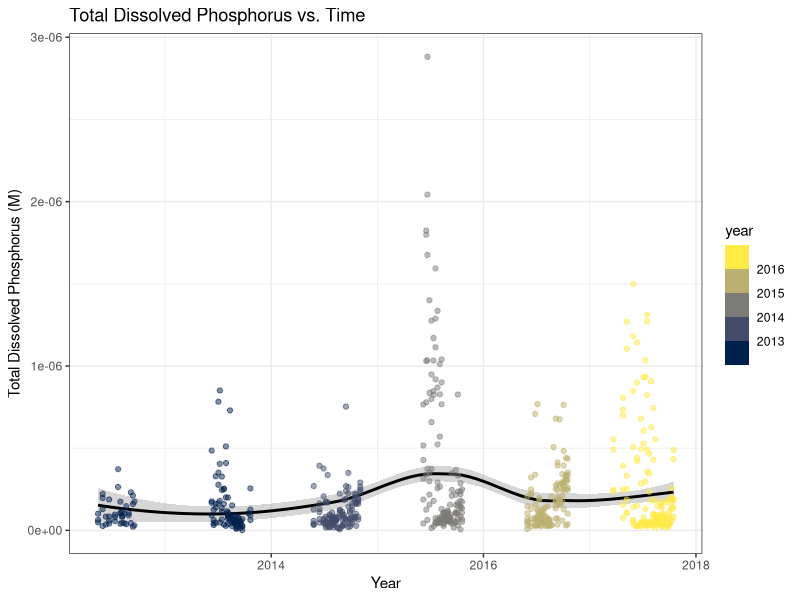
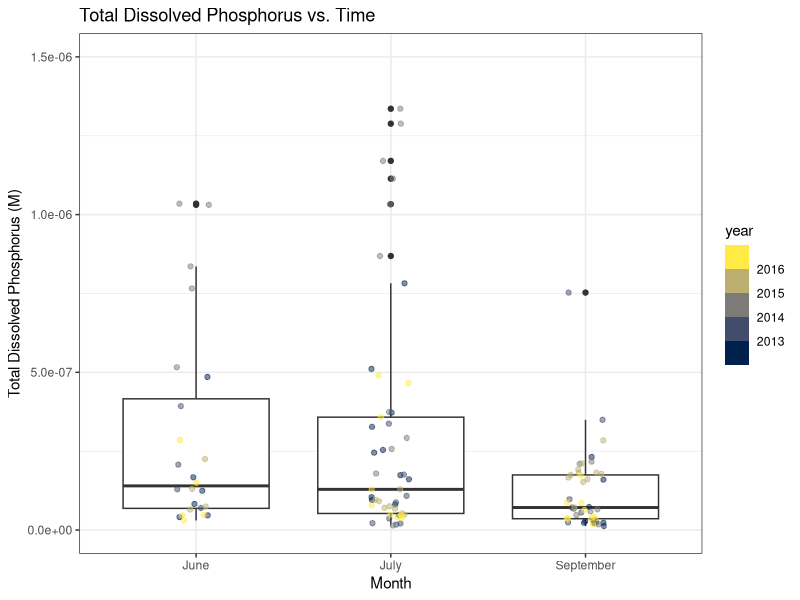
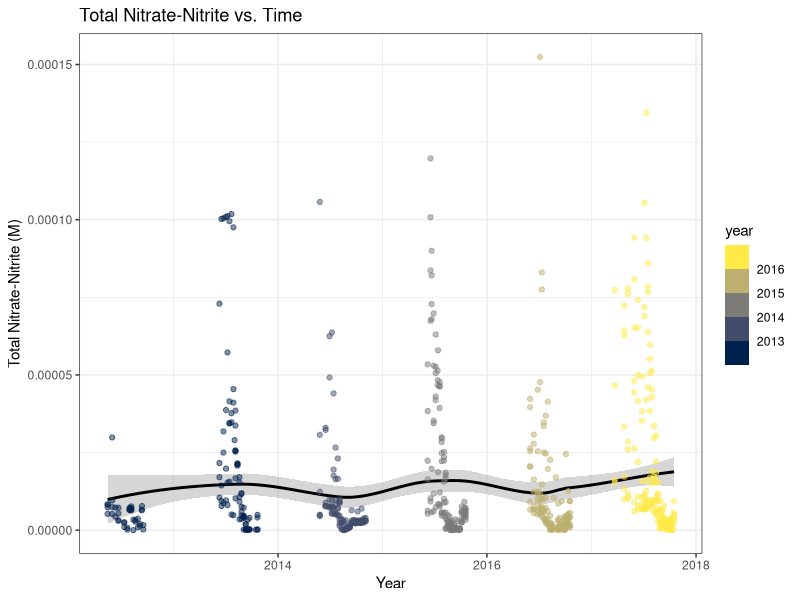
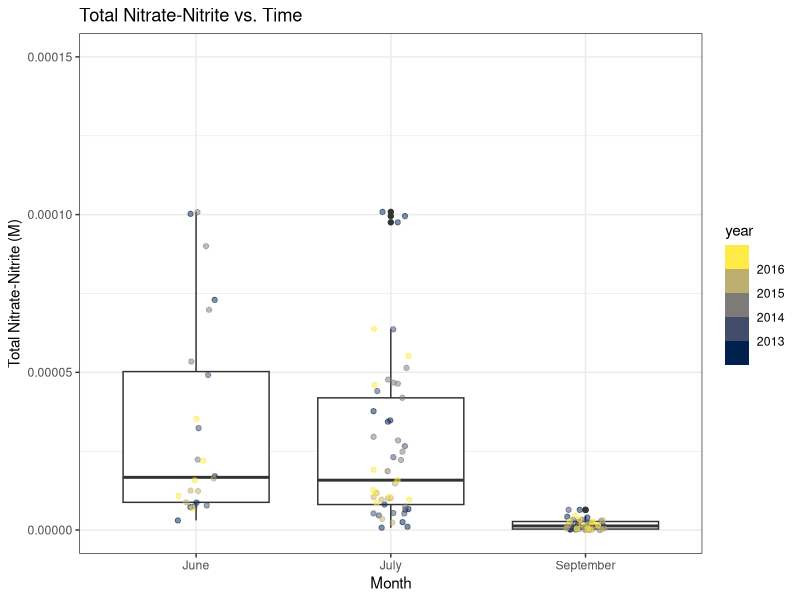
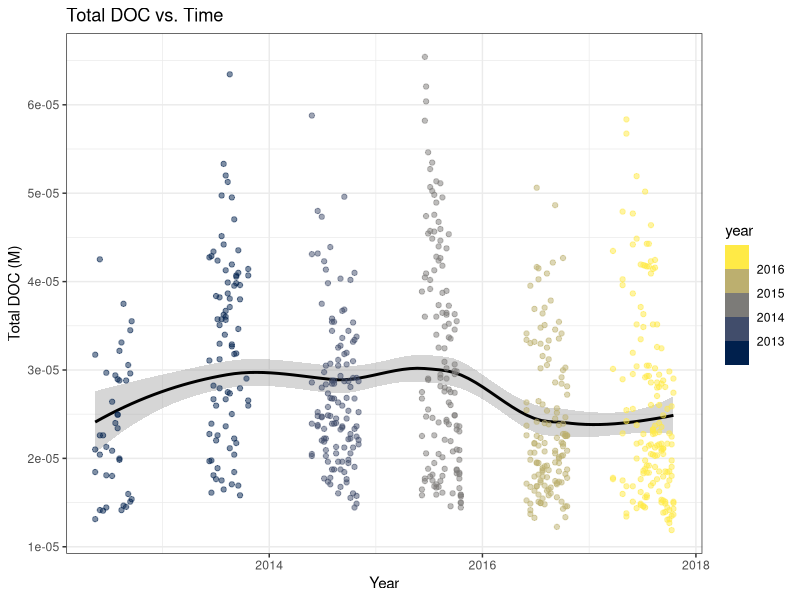
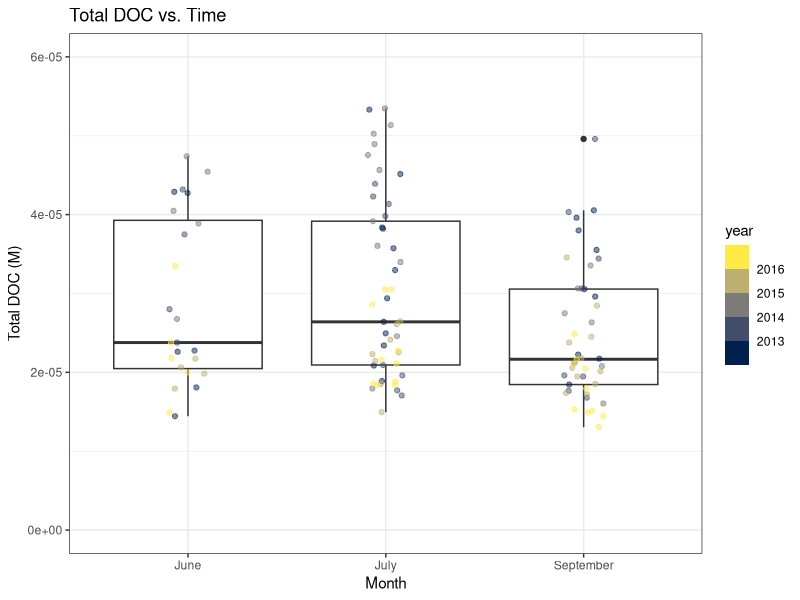
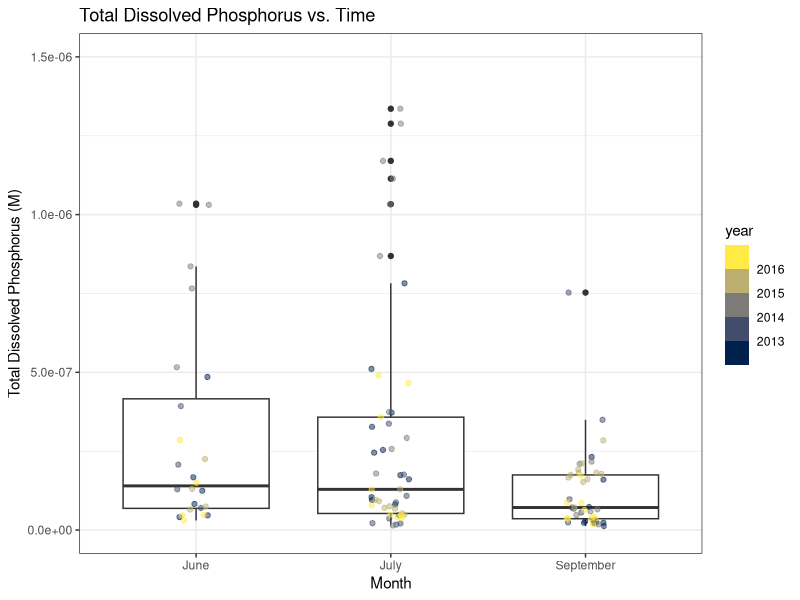
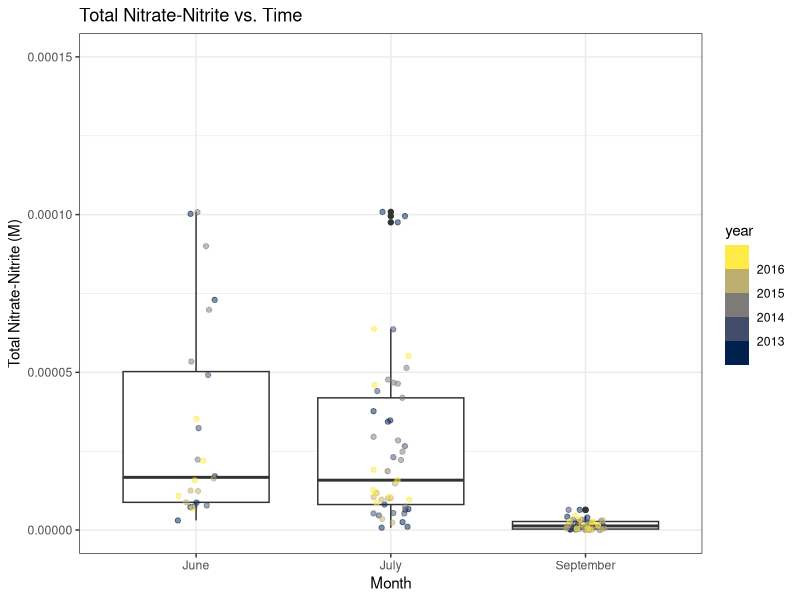

Source code (R) for these figures, in order:
## ---- chunk 1
knitr::opts_chunk$set(echo = TRUE)
options(warn=-1)
## ---- chunk 2
library(tidyverse)
library(dplyr)
library(lubridate)
library(viridisLite)
library(knitr)
## ---- chunk 3
HABS_data <- read_csv("478_LakeErie_data.csv") %>% 
  mutate(month = months(as.Date(Date, format = "%m/%d/%Y"))) %>% 
  mutate(year = year(as.Date(Date, format = "%m/%d/%Y"))+2000) %>% 
  mutate(nit_M = nitrate_nitrite_mgL/(62.0049*1000), 
                 total_dissolved_posphorus_M = total_dissolved_posphorus_ugL/(94.9714*1000*1000),
                 DOC_M = DOC_mgL/(137.11*1000)) %>% 
  mutate(date_tidy = as.Date(Date, format = "%m/%d/%y")) 
## ---- chunk 4
HABS_data_factored <- HABS_data %>% 
  mutate(month = factor(month, levels = c("March", "April", "May", "June",
                        "July", "August", "September", "October", "November"))) %>% 
  arrange(month)
## ---- chunk 5
HABS_data %>%
  group_by(year) %>% 
  filter(total_dissolved_posphorus_M > 0, nit_M > 0, DOC_M > 0) %>%
  ggplot(aes(x = date_tidy,
             y = total_dissolved_posphorus_M, 
             color = year)) +
    geom_smooth(col = "black") +
  geom_point(alpha=0.5) + 
  scale_color_viridis_b(option = "cividis") + 
  theme_bw() + 
  labs(title = "Total Dissolved Phosphorus vs. Time") +
  xlab("Year") + 
  ylab("Total Dissolved Phosphorus (M)")

HABS_data_factored %>% 
  filter(total_dissolved_posphorus_M > 0, nit_M > 0, DOC_M > 0,
         month == c("June","July","September")) %>% 
  ggplot(aes(x = as.factor(month), 
             y = total_dissolved_posphorus_M,
             color = year)) + 
  geom_boxplot() +
  geom_point(position = position_jitterdodge(jitter.width = 0.2), 
             alpha = 0.5) +
  scale_color_viridis_b(option = "cividis") + 
  theme_bw() + 
  labs(title = "Total Dissolved Phosphorus vs. Time") +
  xlab("Month") + 
  ylab("Total Dissolved Phosphorus (M)") +
  ylim(0, 1.5e-6)

ggsave("tdp_month_plot.png",
       height = 4,
       width = 6)
## ---- chunk 6
phosphorus_anova <- 
  aov(total_dissolved_posphorus_M ~ month, data = HABS_data_factored)

summary(phosphorus_anova)

phosphorus_tukey <- TukeyHSD(phosphorus_anova)

phosphorus_tukey
## ---- chunk 7
HABS_data %>%
  group_by(year) %>% 
  filter(nit_M > 0, nit_M > 0, DOC_M > 0) %>%
  ggplot(aes(x = date_tidy,
             y = nit_M, 
             color = year)) +
    geom_smooth(col = "black") +
  geom_point(alpha = 0.5) + 
  scale_color_viridis_b(option = "cividis") + 
  theme_bw() + 
  labs(title = "Total Nitrate-Nitrite vs. Time") +
  xlab("Year") + 
  ylab("Total Nitrate-Nitrite (M)")

HABS_data_factored %>% 
  filter(nit_M > 0, nit_M > 0, DOC_M > 0,
         month == c("June","July","September")) %>% 
  ggplot(aes(x = as.factor(month), 
             y = nit_M,
             color = year)) + 
  geom_boxplot() +
  geom_point(position = position_jitterdodge(jitter.width = 0.2), 
             alpha = 0.5) +
  scale_color_viridis_b(option = "cividis") + 
  theme_bw() + 
  labs(title = "Total Nitrate-Nitrite vs. Time") +
  xlab("Month") + 
  ylab("Total Nitrate-Nitrite (M)") +
  ylim(0, 1.5e-4)

#save boxplot
ggsave("nit_month_plot.png",
       height = 4,
       width = 6)
## ---- chunk 8
nitrate_anova <- 
  aov(nit_M ~ month, data = HABS_data_factored)

summary(nitrate_anova)

TukeyHSD(nitrate_anova)
## ---- chunk 9
HABS_data %>%
  group_by(year) %>% 
  filter(nit_M > 0, nit_M > 0, DOC_M > 0) %>%
  ggplot(aes(x = date_tidy,
             y = DOC_M, 
             color = year)) +
    geom_smooth(col = "black") +
  geom_point(alpha = 0.5) + 
  scale_color_viridis_b(option = "cividis") + 
  theme_bw() + 
  labs(title = "Total DOC vs. Time") +
  xlab("Year") + 
  ylab("Total DOC (M)")

HABS_data_factored %>% 
  filter(total_dissolved_posphorus_M > 0, nit_M > 0, DOC_M > 0,
         month == c("June","July","September")) %>% 
  ggplot(aes(x = as.factor(month), 
             y = DOC_M,
             color = year)) + 
  geom_boxplot() +
  geom_point(position = position_jitterdodge(jitter.width = 0.2), 
             alpha = 0.5) +
  scale_color_viridis_b(option = "cividis") + 
  theme_bw() + 
  labs(title = "Total DOC vs. Time") +
  xlab("Month") + 
  ylab("Total DOC (M)") +
  ylim(0, 6e-5)


ggsave("DOC_month_plot.png",
       height = 4,
       width = 6)
## ---- chunk 10
DOC_anova <- 
  aov(DOC_M ~ month, data = HABS_data_factored)

summary(DOC_anova)

TukeyHSD(DOC_anova)
## ---- chunk 11
#create new data frame
HABS_data_month <- HABS_data %>% 
  group_by(month) %>% 
  filter(total_dissolved_posphorus_M > 0, nit_M > 0, DOC_M > 0) %>% 
  summarize(mean_tdp_M = mean(total_dissolved_posphorus_M), 
            mean_nit_M = mean(nit_M), 
            mean_DOC_M = mean(DOC_M))

#create data table
HABS_data_month_factored <- HABS_data_month %>% 
  mutate(month = factor(month, levels = c("March", "April", "May", "June",
                        "July", "August", "September", "October", "November"))) %>% 
  arrange(month)
kable(HABS_data_month_factored, col.names = 
        c("Month", "Mean Total Dissolved Phosphorus (M)", "Mean Nitrate-Nitrite (M)", "Mean DOC (M)"))
